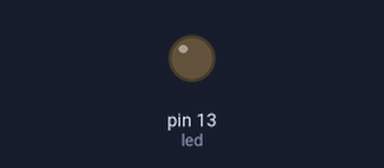
The sketch below on a simulated Arduino Uno, built with avr-gcc and run on an emulated ATmega328P. On the bench: output pins drawn as LEDs (lit = HIGH). The ROS host is connected and sends only what is stated.

Above: at 9.1 s.
At 18.33 s:
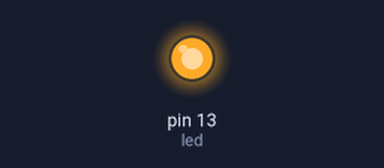
Timing chart, 0 to 24.0 s (numbered marks = the images above):
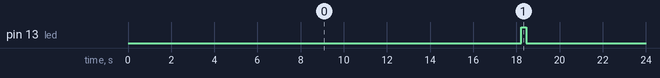

Measured:
- by itself, pin 13 (led): alternates HIGH for 0.25 s and LOW for 18.2 s

The sketch:

pub_sinus.ino
```cpp
#include <math.h>
#include <ros.h>
#include <std_msgs/Float32.h>

//Set up the ros node and publisher
ros::NodeHandle nh;
std_msgs::Float32 sinus_msg;
ros::Publisher pub_sinus("sinus", &sinus_msg);

const float myPI = 3.141593;
float alpha = 0;
int led = 13; //Digital pin 13

void setup () {
  // Open serial
  //Serial.begin(9600);
  // Initialize the digital pin as an output
  pinMode(led, OUTPUT);

  nh.initNode();
  nh.advertise(pub_sinus);
}

void loop() {

  digitalWrite(led, LOW);

  for (float alpha = 0; alpha <= 2*myPI; alpha = alpha + (2*myPI)/180) {    // period complete

    //Serial.println(alpha, DEC);
    //Serial.println(sin(alpha), DEC);

    sinus_msg.data = sin(alpha);
    pub_sinus.publish(&sinus_msg);
    nh.spinOnce();

    // Sleep
    delay(100);                  // wait 100ms
  }

  digitalWrite(led, HIGH);      // period alert
  delay(250);
}
```
